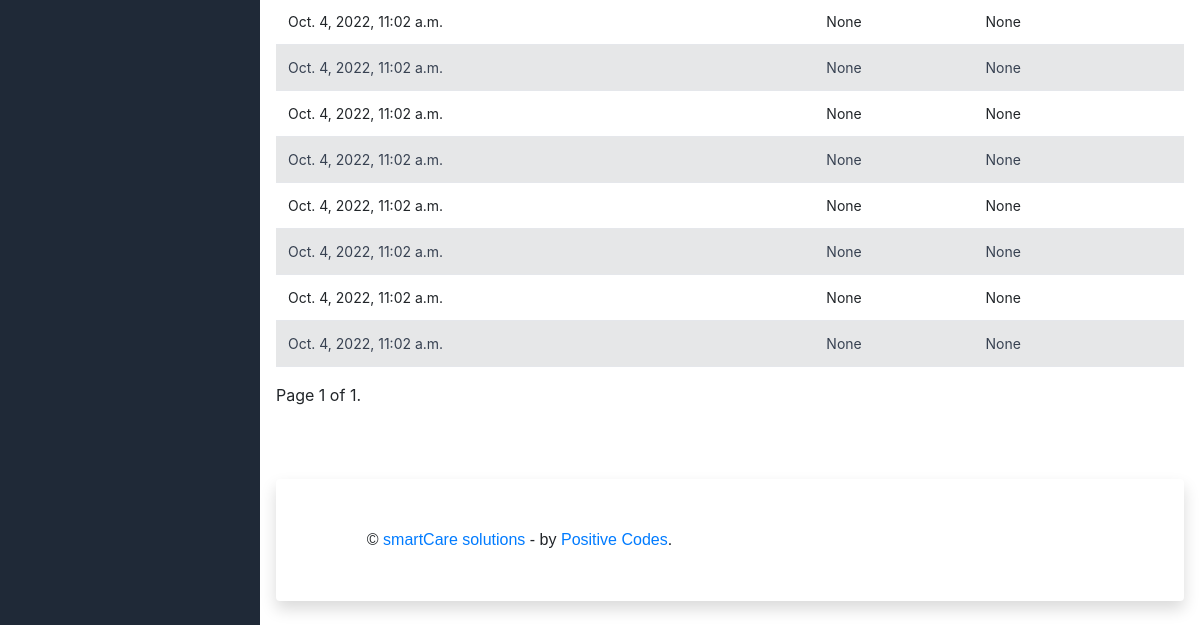
/reports/clinical_reports/ (signed in, lower part), run on an earlier commit of the app's database.
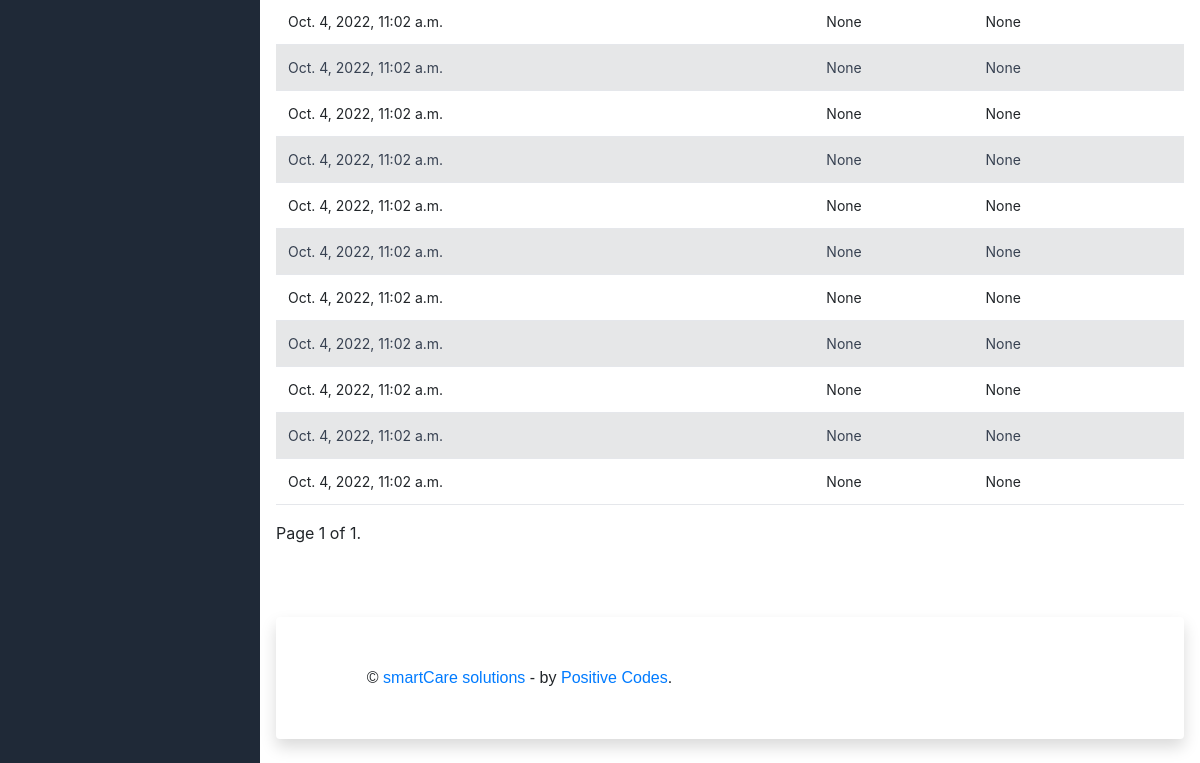
And on a later commit of the database.
### bills/models.py (models this page shows)
class Bill(models.Model):
    encounter           = models.ForeignKey(PatientEncounter, on_delete=models.CASCADE, blank=True, null=True)
    medical_service     = models.ForeignKey(PatientEncounterService, on_delete=models.CASCADE, blank=True, null=True)
    radiology_service   = models.ForeignKey(RadiologyRequest, on_delete=models.CASCADE, blank=True, null=True)
    dispensary          = models.ForeignKey(Dispensary, on_delete=models.CASCADE, blank=True, null=True)
    lab_request         = models.ForeignKey(LabRequest, on_delete=models.CASCADE, blank=True, null=True)
    status              = models.CharField(max_length=10, choices=BILL_STATUS, default='pending')
    created_by          = models.ForeignKey(User, on_delete=models.CASCADE, null=True, blank=True)
    date_created        = models.DateTimeField(auto_now_add=False, auto_now=True)
    last_updated        = models.DateTimeField(auto_now_add=True, auto_now=False)
    def __str__(self):
        if self.medical_service:
            return f"{self.medical_service}"
        elif self.radiology_service:
            return f"{self.radiology_service}"
        elif self.lab_request:
            return f"{self.lab_request}"
        else:
            return f"{self.dispensary}"

### accounts/decorators.py (the view)
        def wrapper_func(request, *args, **kwargs):
            user_group = None
            if request.user.group:
                user_group = request.user.group.name
            if user_group in alllowed_roles:
                return view_func(request, *args, **kwargs)
            else:
                messages.warning(request, "Unauthorized page! thanks.")
                return HttpResponseRedirect('/accounts/logout')

### accounts/models.py (called while the page is built)
    @property
    def is_active(self):
        return self.active

### reports/views.py (called while the page is built)
def is_valid_query_param(param):
    return param != '' and param != None

### templates/reports/clinical_reports.html (shortened to what this page needs)
{% extends "layouts/base.html" %}
{% load humanize %}
{% block content %}
<link rel="stylesheet" href="https://stackpath.bootstrapcdn.com/bootstrap/4.3.1/css/bootstrap.min.css">
<br>
<div class="table-responsive">
  <table class="table table-striped">
    <tbody>
        {% for item in page_obj %}
            <tr>
                <td>{{ item.date_created }}</td>
                <td>{{ item.patient.id }}</td>
                <td>{{ item }}</td>
                <td>{{ item.created_by }}</td>
            </tr>
        {% endfor %}
    </tbody>
  </table>
</div>
<div class="pagination">
  <span class="step-links">
      <span class="current">
          Page {{ page_obj.number }} of {{ page_obj.paginator.num_pages }}.
      </span>
  </span>
</div>
{% endblock %}

### templates/layouts/base.html (shortened to what this page needs)
<!DOCTYPE html>
<html lang="en">
<head>
<link type="text/css" href="/static/assets/vendor/sweetalert2/dist/sweetalert2.min.css" rel="stylesheet">
<link type="text/css" href="/static/assets/vendor/notyf/notyf.min.css" rel="stylesheet">
<link type="text/css" href="/static/assets/css/volt.css" rel="stylesheet">
</head>
<body>
    {% include 'includes/sidebar.html' %}
    <main class="content">
      {% block content %} {% endblock content %}
      <br><br>
      {% include 'includes/footer.html' %}
    </main>
</body>
</html>

### templates/includes/sidebar.html (shortened to what this page needs)
        <nav id="sidebarMenu" class="sidebar d-lg-block bg-gray-800 text-white collapse" data-simplebar>
        </nav>

### templates/includes/footer.html (shortened to what this page needs)
<footer class="bg-white rounded shadow p-5 mb-4 mt-4">
    <div class="row">
        <div class="col-12 col-md-4 col-xl-6 mb-4 mb-md-0">
            <p class="mb-0 text-center text-lg-start">
                &copy; <a class="text-primary fw-normal" href="" target="_blank">smartCare solutions</a>
                - by <a href="https://appseed.us" target="_blank">Positive Codes</a>.
            </p>
        </div>
        <div class="col-12 col-md-8 col-xl-6 text-center text-lg-start">
            <ul class="list-inline list-group-flush list-group-borderless text-md-end mb-0">
            </ul>
        </div>
    </div>
</footer>

What changed in the data, as far as the page shows it:
added Bill: date_created "Oct. 4, 2022, 11:02 a.m.", medical_service+radiology_service+lab_request "None", created_by "None"
added Bill: date_created "Oct. 4, 2022, 11:02 a.m.", medical_service+radiology_service+lab_request "None", created_by "None"
added Bill: date_created "Oct. 4, 2022, 11:02 a.m.", medical_service+radiology_service+lab_request "None", created_by "None"
